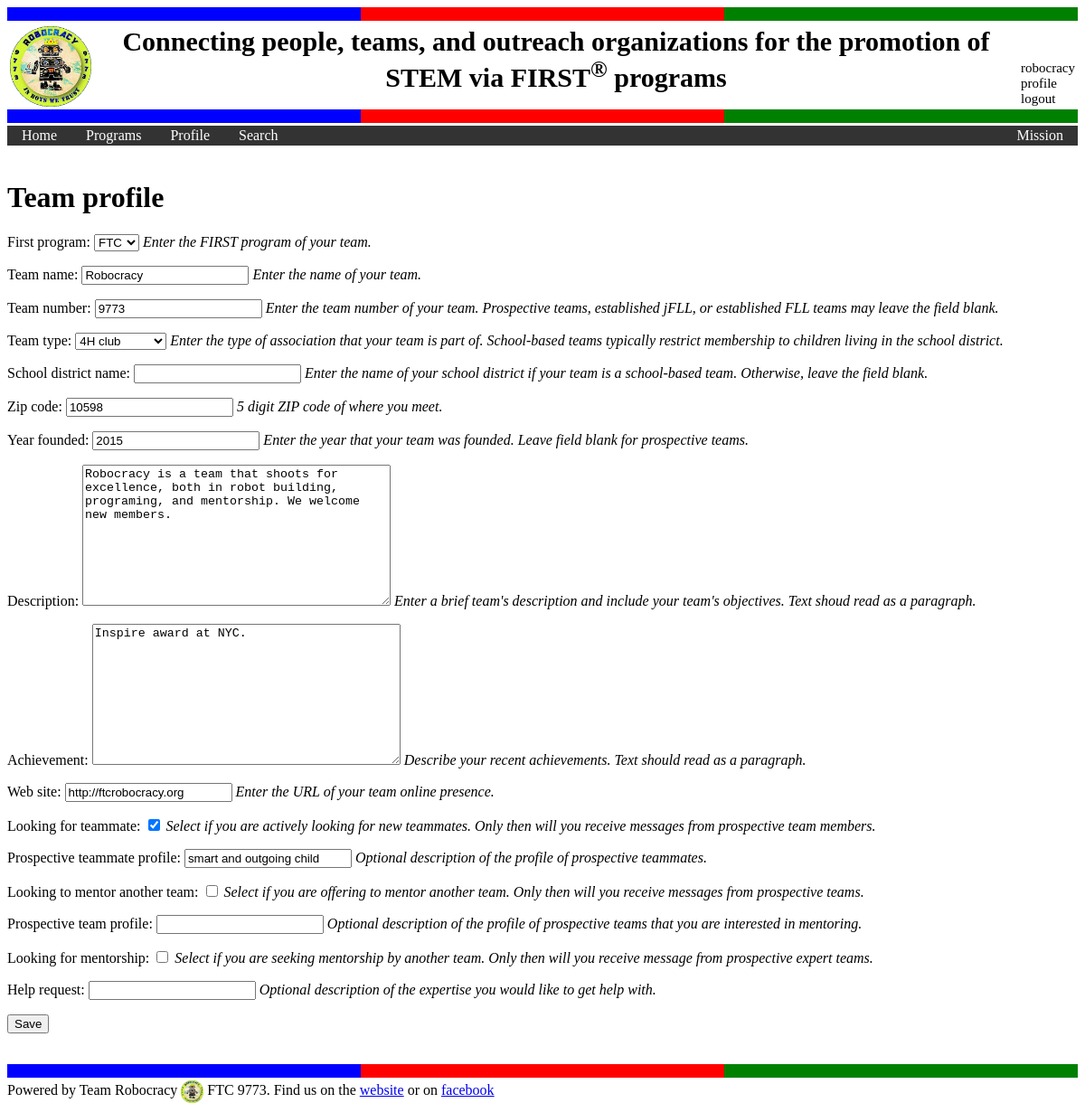
Before: /match/team_profile/ (signed in) with the older database file.
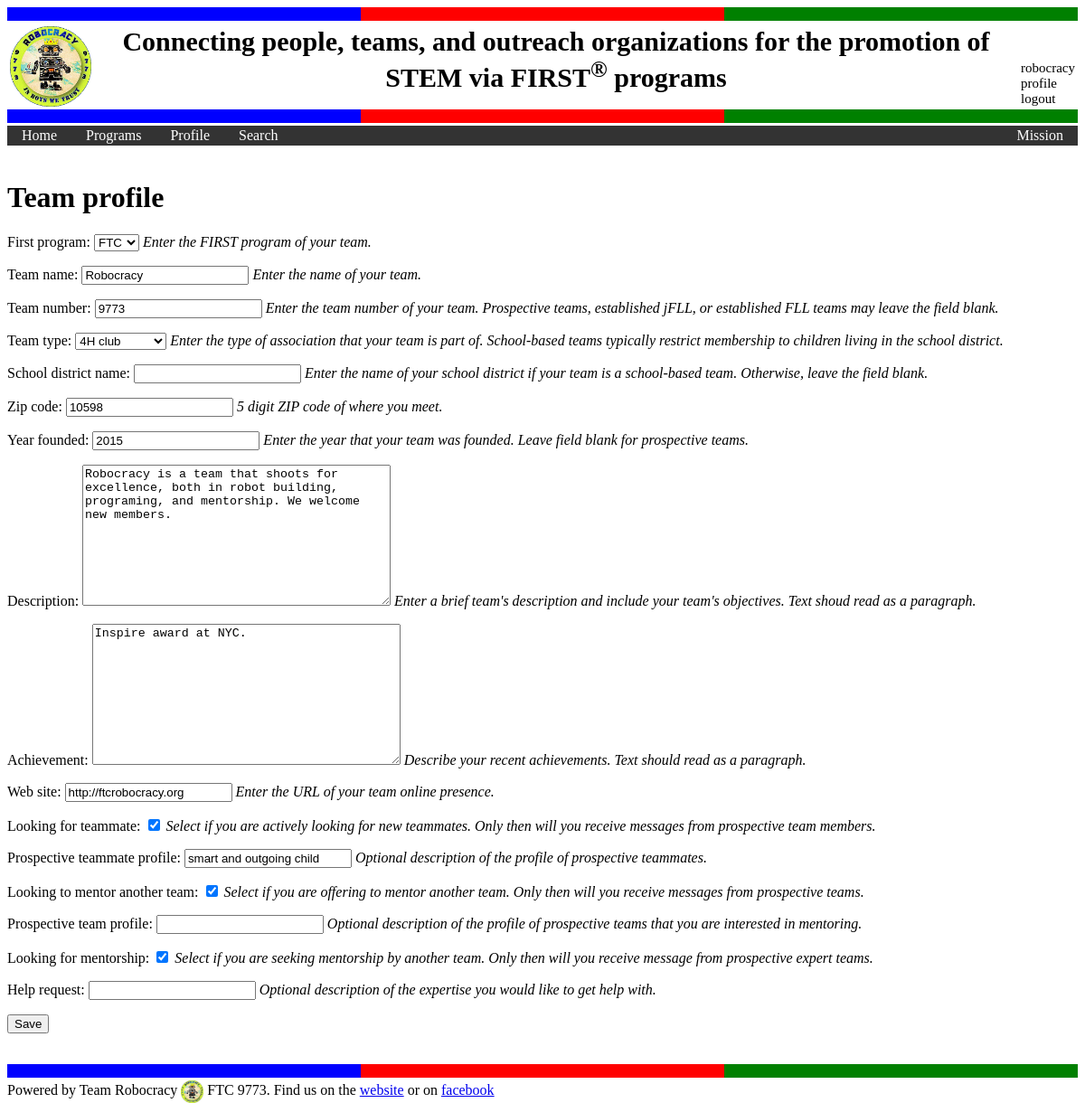
After: the same page with the newer database file.
### match/models.py (models this page shows, shortened)
class Team(models.Model):
    UNSPECIFIED = '-'
    JFLL = 'J'
    FLL = 'L'
    FTC = 'T'
    FRC = 'R'
    FIRST_PROGRAM = (
        (UNSPECIFIED, '-'),
        (JFLL, 'jFLL'),
        (FLL, 'FLL'),
        (FTC, 'FTC'),
        (FRC, 'FRC'),
    )
    first_program = models.CharField(
        max_length=1,
        choices=FIRST_PROGRAM,
        default=UNSPECIFIED,
        validators=[validate_first_program],
        help_text="Enter the FIRST program of your team."
    )
    username = models.CharField(max_length=200, default="")
    team_name = models.CharField(max_length=200, help_text="Enter the name of your team.")
    team_number = models.IntegerField(blank=True, null=True,
        help_text="Enter the team number of your team. Prospective teams, established jFLL, or established FLL teams may leave the field blank.")
    SCHOOL = 'S'
    CLUB_4H = 'H'
    BOY_SCOUT = 'B'
    GIRL_SCOUT = 'G'
    OTHER = 'O'
    TEAM_TYPE = (
        (UNSPECIFIED, '-'),
        (SCHOOL, 'school based'),
        (CLUB_4H, '4H club'),
        (BOY_SCOUT, 'boy scout'),
        (GIRL_SCOUT, 'girl scout'),
        (OTHER, 'other')
    )
    team_type = models.CharField(
        max_length=1,
        choices=TEAM_TYPE,
        default=UNSPECIFIED,
        validators=[validate_team_type],
        help_text="Enter the type of association that your team is part of.  School-based teams typically restrict membership to children living in the school district."
    )
    school_district_name = models.CharField(max_length=200, blank=True, null=True,
        help_text="Enter the name of your school district if your team is a school-based team. Otherwise, leave the field blank.")
    year_founded = models.PositiveSmallIntegerField(blank=True, null=True,
        help_text="Enter the year that your team was founded. Leave field blank for prospective teams.")
    description = models.TextField(max_length=2000,
        help_text="Enter a brief team's description and include your team's objectives. Text shoud read as a paragraph.")
    achievement = models.TextField(max_length=1000,
        help_text="Describe your recent achievements. Text should read as a paragraph.")
    web_site = models.URLField(max_length=200, blank=True, null=True,
        help_text="Enter the URL of your team online presence.")
    zip_code = models.PositiveSmallIntegerField(validators=[validate_zip_code],
        help_text="5 digit ZIP code of where you meet.")
    town_name = models.CharField(max_length=50, blank=True, default="")
    state_name = models.CharField(max_length=2, blank=True, default="")
    latitude = models.FloatField(default=0.0, blank=True)
    longitude = models.FloatField(default=0.0, blank=True)
    looking_for_teammate = models.BooleanField(default=True,
        help_text="Select if you are actively looking for new teammates. Only then will you receive messages from prospective team members.")
    prospective_teammate_profile = models.CharField(max_length=200, blank=True, null=True,
        help_text="Optional description of the profile of prospective teammates.")
    looking_to_mentor_another_team = models.BooleanField(default=False,
        help_text="Select if you are offering to mentor another team. Only then will you receive messages from prospective teams.")
    prospective_team_profile = models.CharField(max_length=200, blank=True, null=True,
        help_text="Optional description of the profile of prospective teams that you are interested in mentoring.")
    looking_for_mentorship = models.BooleanField(default=False,
        help_text="Select if you are seeking mentorship by another team. Only then will you receive message from prospective expert teams.")
    help_request = models.CharField(max_length=200, blank=True, null=True,
        help_text="Optional description of the expertise you would like to get help with.")

### match/views.py (the view, shortened to what this page needs)
@login_required
def team_profile(request):
    username = request.user.username
    if request.user.profile.is_team():
        team = request.user.profile.get_team()
        if request.method == "POST":
            form = TeamForm(request.POST, instance=team)
            if form.is_valid():
                team = form.save(commit=False)
                team.update_info(username)
                team.save()
                request.user.profile.update_info()
                request.user.profile.save()
                return settings(request)
        else:
            form = TeamForm(instance=team)
        return render(request, 'match/team_profile.html', {'form': form})
    else:
        raise Http404("Try to update team profile for a non-team.")

### match/models.py
class TeamForm(ModelForm):
    class Meta:
        model = Team
        fields = ['first_program', 'team_name', 'team_number', 'team_type', 'school_district_name', 'zip_code', 'year_founded', 'description', 'achievement', 'web_site', 'looking_for_teammate', 'prospective_teammate_profile', 'looking_to_mentor_another_team', 'prospective_team_profile', 'looking_for_mentorship', 'help_request']

### match/models.py (called while the page is built)
    def is_team(self):
        return self.type == self.TEAM

    def get_team(self):
        if self.is_team():
            return get_object_or_404(Team, id=self.specific_profile_id)
        raise Http404("Get team details for a non-team.")

### match/templates/match/team_profile.html (shortened to what this page needs)
{% extends "base.html" %}
{% block content %}
<h1>Team profile</h1>
<form method="POST" class="post-form">
  {{ form.as_p }}
  <button type="submit" class="save btn btn-default">Save</button>
</form>
{% endblock %}

### match/templates/base.html (shortened to what this page needs)
{% load static %}
<link rel="stylesheet" type="text/css" href="{% static 'match/style.css' %}">
<html>
  <head>
  <div class="neapolitan"><br>
  <table class="toptable" style="width:100%">
    <tr class="toptable">
      <th class="top_name">
        <a href="http://ftcrobocracy.org"><img style="width:90px;" src="{% static 'match/robocracy.gif' %}" alt="logo image">
        </a>
      </th>
      <th class="top_title">Connecting people, teams, and outreach organizations for the
        promotion of STEM via FIRST<sup>&reg</sup> programs </th>
      <th class="top_links">
         {% if user.is_authenticated %}
           {{ user.username }}<br>
           <a class="top_a" id="settings" href="{% url 'match:settings' %}">profile</a><br>
           <a class="top_a" id="logout" href="/accounts/logout">logout</a>
         {% else %}
           <a class="top_a" id="login" href="/accounts/login">login</a><br>
           <a class="top_a" id="signup" href="/accounts/signup">register</a>
         {% endif %}
        </th>
    </tr>
  </table>
  <div class="neapolitan"><br>
<ul class="topnav_ul">
  <li class="topnav_li"> <a class="topnav_a" href="/match">Home</a></li>
  <li class="topnav_li"> <a class="topnav_a" href="{% url 'match:programs' %}">Programs</a></li>
  <li class="topnav_li"> <a class="topnav_a" href="{% url 'match:settings' %}">Profile</a></li>
  <li class="topnav_li"> <a class="topnav_a" href="{% url 'match:search' %}">Search</a></li>
  <li class="topnav_li" style="float:right"> <a class="topnav_a" href="{% url 'match:about' %}"">Mission</a></li>
</ul>
<br>
</head>
<body>
{% block content %}
{% endblock %}
<footer>
  <br>
  <div class="neapolitan"><br>
<span class="footer_txt"> Powered by Team Robocracy </span>
<img class="footer_img" src="{% static 'match/robocracy_small.gif' %}" alt="logo image">
<span class="footer_txt">
    FTC 9773. Find us on the
  <a href="http://ftcrobocracy.org">website</a> or on
  <a href="https://www.facebook.com/ftcrobocracy9773">facebook</a>
</span>
</footer>
</body>
</html>

### match/static/match/style.css (style rules this page uses)
.neapolitan { background:red; position:relative; height:15px; }
.neapolitan:before { content:''; background:blue; width:33%; height:100%; position:absolute; top:0; left:0; }
.neapolitan:after { content:''; background:green; width:33%; height:100%; position:absolute; top:0; right:0; }
.toptable { background: white; padding-bottom:0px; }
.top_name { text-align: right; vertical-align: bottom; font-size: 20px; font-weight:normal }
.top_title { text-align: center; font-size: 30px; vertical-align: top; }
.top_links { text-align: left; vertical-align: bottom; font-size: 15px; font-weight:normal }
.topnav_ul { list-style-type: none; margin: 0; padding: 0; overflow: hidden; background-color: #333; }
.topnav_li { float: left; }
.top_a { text-decoration: none; color: black; }
.topnav_a { display: block; color: white; text-align: center; padding: 2px 16px; text-decoration: none; }
.helptext { color: black; font-style: italic; }
.footer_img { vertical-align: middle; width: 25px; }

Changed rows visible on the page:
changed Team "FTC": looking_to_mentor_another_team "☐" → "☑"; looking_for_mentorship "☐" → "☑"
